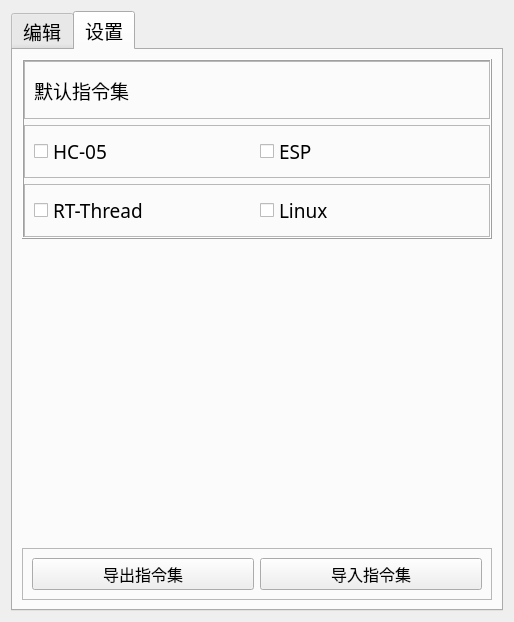
<?xml version="1.0" encoding="UTF-8"?>
<ui version="4.0">
 <class>Form</class>
 <widget class="QWidget" name="Form">
  <property name="geometry">
   <rect>
    <x>0</x>
    <y>0</y>
    <width>514</width>
    <height>622</height>
   </rect>
  </property>
  <property name="windowTitle">
   <string>编辑指令集</string>
  </property>
  <layout class="QVBoxLayout" name="verticalLayout">
   <item>
    <widget class="QTabWidget" name="tabWidget">
     <property name="font">
      <font>
       <family>等线</family>
       <pointsize>14</pointsize>
      </font>
     </property>
     <property name="currentIndex">
      <number>1</number>
     </property>
     <widget class="QWidget" name="tab">
      <attribute name="title">
       <string>编辑</string>
      </attribute>
      <layout class="QVBoxLayout" name="verticalLayout_2">
       <property name="leftMargin">
        <number>11</number>
       </property>
       <property name="topMargin">
        <number>11</number>
       </property>
       <property name="rightMargin">
        <number>11</number>
       </property>
       <property name="bottomMargin">
        <number>11</number>
       </property>
       <item>
        <widget class="QTableWidget" name="cmdListTabel">
         <property name="font">
          <font>
           <family>等线</family>
           <pointsize>12</pointsize>
          </font>
         </property>
         <property name="tabKeyNavigation">
          <bool>true</bool>
         </property>
         <attribute name="horizontalHeaderStretchLastSection">
          <bool>true</bool>
         </attribute>
         <attribute name="verticalHeaderVisible">
          <bool>false</bool>
         </attribute>
         <column>
          <property name="text">
           <string>指令块</string>
          </property>
         </column>
         <column>
          <property name="text">
           <string>描述</string>
          </property>
         </column>
        </widget>
       </item>
       <item>
        <widget class="QFrame" name="frame">
         <property name="frameShape">
          <enum>QFrame::StyledPanel</enum>
         </property>
         <property name="frameShadow">
          <enum>QFrame::Raised</enum>
         </property>
         <layout class="QHBoxLayout" name="horizontalLayout">
          <property name="leftMargin">
           <number>0</number>
          </property>
          <property name="topMargin">
           <number>0</number>
          </property>
          <property name="rightMargin">
           <number>0</number>
          </property>
          <property name="bottomMargin">
           <number>0</number>
          </property>
          <item>
           <widget class="QPushButton" name="addButton">
            <property name="sizePolicy">
             <sizepolicy hsizetype="Fixed" vsizetype="Fixed">
              <horstretch>0</horstretch>
              <verstretch>0</verstretch>
             </sizepolicy>
            </property>
            <property name="font">
             <font>
              <family>等线</family>
              <pointsize>14</pointsize>
             </font>
            </property>
            <property name="styleSheet">
             <string notr="true">image: url(:/Main/ico/添加.ico);</string>
            </property>
            <property name="text">
             <string/>
            </property>
            <property name="icon">
             <iconset resource="cmdSetWindow.qrc">
              <normaloff>:/Main/ico/添加.ico</normaloff>:/Main/ico/添加.ico</iconset>
            </property>
            <property name="iconSize">
             <size>
              <width>22</width>
              <height>22</height>
             </size>
            </property>
           </widget>
          </item>
          <item>
           <widget class="QPushButton" name="deleteButton">
            <property name="sizePolicy">
             <sizepolicy hsizetype="Fixed" vsizetype="Fixed">
              <horstretch>0</horstretch>
              <verstretch>0</verstretch>
             </sizepolicy>
            </property>
            <property name="font">
             <font>
              <family>等线</family>
              <pointsize>14</pointsize>
             </font>
            </property>
            <property name="text">
             <string/>
            </property>
            <property name="icon">
             <iconset resource="cmdSetWindow.qrc">
              <normaloff>:/Main/ico/减.ico</normaloff>:/Main/ico/减.ico</iconset>
            </property>
            <property name="iconSize">
             <size>
              <width>22</width>
              <height>22</height>
             </size>
            </property>
           </widget>
          </item>
          <item>
           <spacer name="horizontalSpacer">
            <property name="orientation">
             <enum>Qt::Horizontal</enum>
            </property>
            <property name="sizeHint" stdset="0">
             <size>
              <width>118</width>
              <height>13</height>
             </size>
            </property>
           </spacer>
          </item>
          <item>
           <widget class="QPushButton" name="savePushButton">
            <property name="font">
             <font>
              <family>等线</family>
              <pointsize>12</pointsize>
             </font>
            </property>
            <property name="text">
             <string>保存</string>
            </property>
            <property name="icon">
             <iconset resource="icoPack.qrc">
              <normaloff>:/Mainico/ico/20200510-221417.ico</normaloff>:/Mainico/ico/20200510-221417.ico</iconset>
            </property>
           </widget>
          </item>
         </layout>
        </widget>
       </item>
      </layout>
     </widget>
     <widget class="QWidget" name="widget">
      <attribute name="title">
       <string>设置</string>
      </attribute>
      <layout class="QVBoxLayout" name="verticalLayout_4">
       <item>
        <widget class="QFrame" name="frame_4">
         <property name="frameShape">
          <enum>QFrame::Box</enum>
         </property>
         <property name="frameShadow">
          <enum>QFrame::Raised</enum>
         </property>
         <layout class="QVBoxLayout" name="verticalLayout_3">
          <property name="leftMargin">
           <number>0</number>
          </property>
          <property name="topMargin">
           <number>0</number>
          </property>
          <property name="rightMargin">
           <number>0</number>
          </property>
          <property name="bottomMargin">
           <number>0</number>
          </property>
          <item>
           <widget class="QFrame" name="frame_3">
            <property name="frameShape">
             <enum>QFrame::StyledPanel</enum>
            </property>
            <property name="frameShadow">
             <enum>QFrame::Raised</enum>
            </property>
            <layout class="QHBoxLayout" name="horizontalLayout_3">
             <item>
              <widget class="QLabel" name="label">
               <property name="font">
                <font>
                 <pointsize>14</pointsize>
                </font>
               </property>
               <property name="text">
                <string>默认指令集</string>
               </property>
              </widget>
             </item>
             <item>
              <spacer name="horizontalSpacer_2">
               <property name="orientation">
                <enum>Qt::Horizontal</enum>
               </property>
               <property name="sizeHint" stdset="0">
                <size>
                 <width>331</width>
                 <height>38</height>
                </size>
               </property>
              </spacer>
             </item>
            </layout>
           </widget>
          </item>
          <item>
           <widget class="QFrame" name="frame_5">
            <property name="frameShape">
             <enum>QFrame::StyledPanel</enum>
            </property>
            <property name="frameShadow">
             <enum>QFrame::Raised</enum>
            </property>
            <layout class="QHBoxLayout" name="horizontalLayout_4">
             <item>
              <widget class="QCheckBox" name="HC_05CheckBox">
               <property name="text">
                <string>HC-05</string>
               </property>
              </widget>
             </item>
             <item>
              <widget class="QCheckBox" name="checkBox_2">
               <property name="text">
                <string>ESP</string>
               </property>
              </widget>
             </item>
            </layout>
           </widget>
          </item>
          <item>
           <widget class="QFrame" name="frame_6">
            <property name="frameShape">
             <enum>QFrame::StyledPanel</enum>
            </property>
            <property name="frameShadow">
             <enum>QFrame::Raised</enum>
            </property>
            <layout class="QHBoxLayout" name="horizontalLayout_5">
             <item>
              <widget class="QCheckBox" name="HC_05CheckBox_2">
               <property name="text">
                <string>RT-Thread</string>
               </property>
              </widget>
             </item>
             <item>
              <widget class="QCheckBox" name="checkBox_3">
               <property name="text">
                <string>Linux</string>
               </property>
              </widget>
             </item>
            </layout>
           </widget>
          </item>
         </layout>
        </widget>
       </item>
       <item>
        <spacer name="verticalSpacer">
         <property name="orientation">
          <enum>Qt::Vertical</enum>
         </property>
         <property name="sizeHint" stdset="0">
          <size>
           <width>20</width>
           <height>40</height>
          </size>
         </property>
        </spacer>
       </item>
       <item>
        <widget class="QFrame" name="frame_2">
         <property name="frameShape">
          <enum>QFrame::StyledPanel</enum>
         </property>
         <property name="frameShadow">
          <enum>QFrame::Raised</enum>
         </property>
         <layout class="QHBoxLayout" name="horizontalLayout_2">
          <item>
           <widget class="QPushButton" name="savePushButton_2">
            <property name="font">
             <font>
              <family>等线</family>
              <pointsize>12</pointsize>
             </font>
            </property>
            <property name="text">
             <string>导出指令集</string>
            </property>
            <property name="icon">
             <iconset resource="icoPack.qrc">
              <normaloff>:/Mainico/ico/20200510-221417.ico</normaloff>:/Mainico/ico/20200510-221417.ico</iconset>
            </property>
           </widget>
          </item>
          <item>
           <widget class="QPushButton" name="savePushButton_3">
            <property name="font">
             <font>
              <family>等线</family>
              <pointsize>12</pointsize>
             </font>
            </property>
            <property name="text">
             <string>导入指令集</string>
            </property>
            <property name="icon">
             <iconset resource="icoPack.qrc">
              <normaloff>:/Mainico/ico/20200510-221417.ico</normaloff>:/Mainico/ico/20200510-221417.ico</iconset>
            </property>
           </widget>
          </item>
         </layout>
        </widget>
       </item>
      </layout>
     </widget>
    </widget>
   </item>
  </layout>
 </widget>
 <resources>
  <include location="cmdSetWindow.qrc"/>
  <include location="icoPack.qrc"/>
 </resources>
 <connections/>
</ui>
